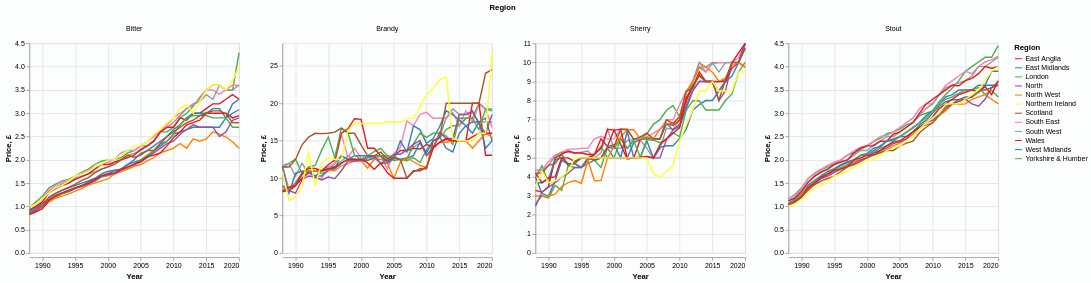

Vega-Lite specification stored for this chart:
### Vega-Lite specification from a JSON file in a GitHub repository (floating-point values rounded to 4 significant figures; data arrays with more than 128 entries replaced by an {"elided": "..."} marker saying what was removed)
{"$schema": "https://vega.github.io/schema/vega-lite/v5.json", "description": "Coronavirus cases", "data": {"values": {"elided": "1584 records"}, "format": {"parse": {"name": "string", "year": "date"}}}, "config": {"background": "#FcFdFd"}, "facet": {"column": {"field": "name", "type": "nominal", "title": "Region"}}, "spec": {"mark": {"type": "line", "point": false}, "encoding": {"x": {"field": "year", "type": "temporal", "title": "Year"}, "y": {"field": "price", "type": "quantitative", "title": "Price, £"}, "color": {"field": "region_s", "type": "nominal", "scale": {"scheme": "set1"}, "title": "Region"}, "opacity": {"value": 1}}, "transform": [{"filter": {"field": "name", "oneOf": ["Bitter", "Stout", "Sherry", "Brandy"]}}]}, "columns": 2, "resolve": {"scale": {"y": "independent"}}}
